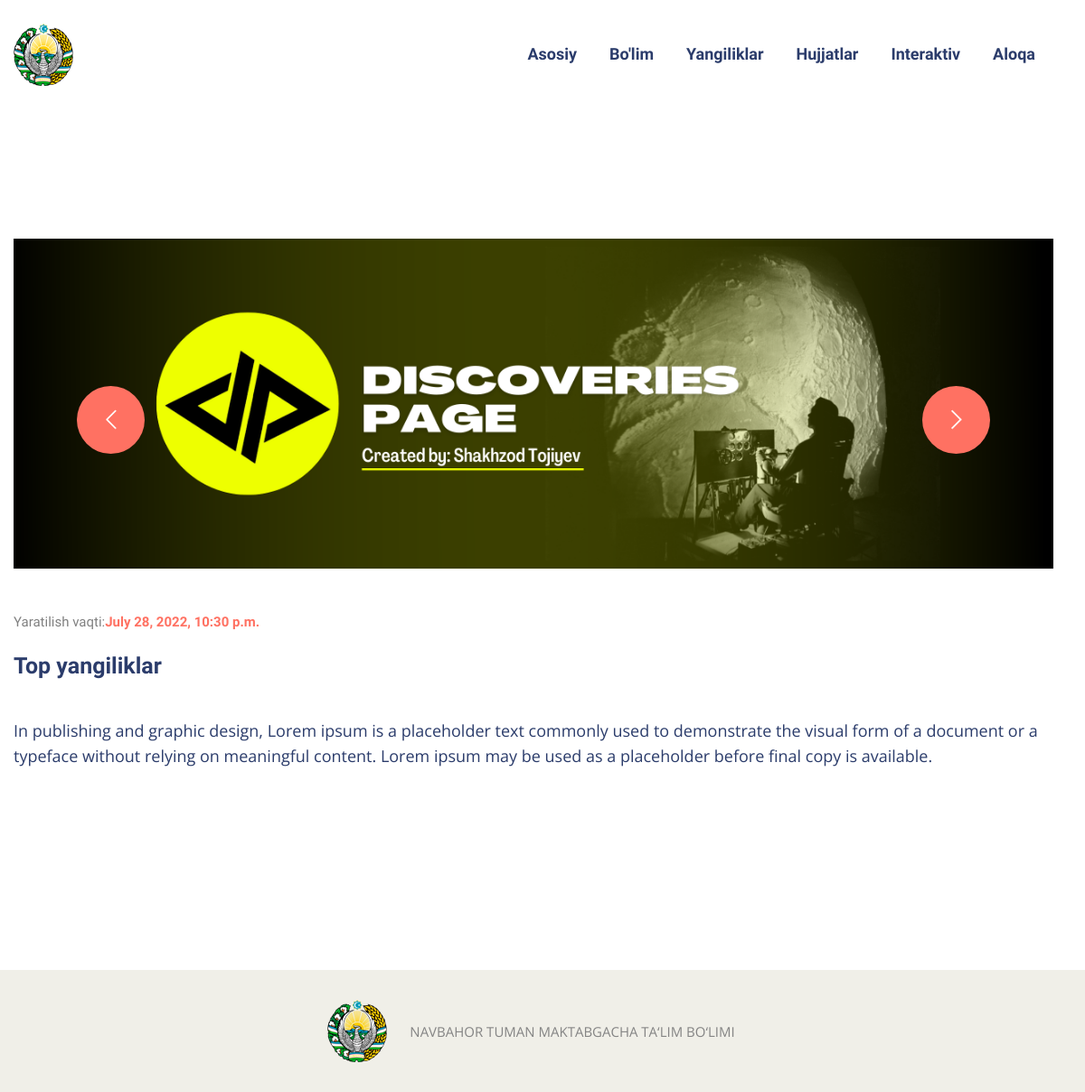
Screenshot of /tadbir/5 with the database file from the repository.
### base/models.py (models this page shows, shortened)
class Tadbirlar(models.Model):
    img_1 = models.ImageField(upload_to='images/')
    img_2 = models.ImageField(upload_to='images/', null=True, blank=True)
    img_3 = models.ImageField(upload_to='images/', null=True, blank=True)
    sarlavha = models.CharField(max_length=255)
    tavsifi = models.TextField(null=True, blank=True)
    yaratilish_vaqti = models.DateTimeField(auto_now_add=True)

### base/views.py (the view)
# urls.py: path("tadbir/<int:pk>", views.tadbir, name='tadbir'),
def tadbir(request, pk):
    tadbir_haqida = Tadbirlar.objects.get(pk = pk)
    context = {'tadbir_haqida': tadbir_haqida}
    return render(request, 'pages/tadbir.html', context)

### templates/pages/tadbir.html (shortened to what this page needs)
{% extends "base.html" %}
{% block tadbir %}
{% load static %}
 <section class="blog-details sidebar-page-container">
    <div class="container">
        <div class="row">
            <div class="col-12 content-side">
                <div class="blog-details-content">
                    <div class="inner-box">
                        <div class="content-style-one">
                            <section class="main-slider">
                                <div class="main-slider-carousel owl-carousel owl-theme nav-style-one">
                                    <div class="slide" style="background-image:url({{ tadbir_haqida.img_1.url }})"></div>
                                </div>
                            </section>
                            <div class="top-content" style="margin-top: 45px;">
                                <h4 style="font-size: 15px;"><span style="color: gray; font-weight: 100;">Yaratilish vaqti:</span>{{ tadbir_haqida.yaratilish_vaqti }}</h4>
                                <h1 style="font-size: 25px;">{{ tadbir_haqida.sarlavha}}</h1>
                                <div class="bold-text">{{ tadbir_haqida.tavsifi }}</div>
                            </div>
                        </div>
                    </div>
                </div>
            </div>
        </div>
    </div>
</section>
{% endblock tadbir %}

### static/css/responsive.css (style rules this page uses)
@media only screen and (max-width: 5000px) { .boxed_wrapper { overflow-x: hidden; } }

### rows the page displays
Tadbirlar: img_1 (picture), yaratilish_vaqti "July 28, 2022, 10:30 p.m.", sarlavha "Top yangiliklar", tavsifi "In publishing and graphic design, Lorem ipsum is a placeholder text commonly used to demonstrate the visual form of a document or a typeface without relying on meaningful content. Lorem ipsum may be used as a placeholder before final copy is available."
